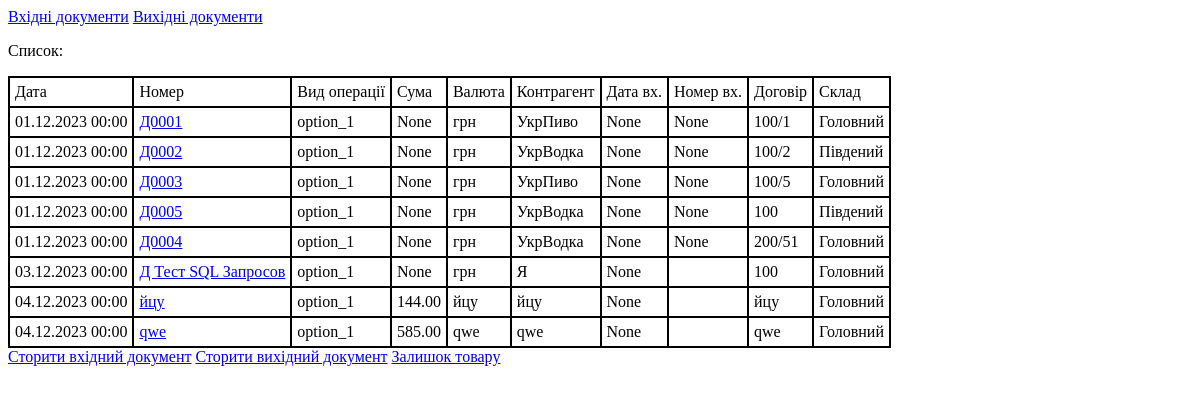
The app's page /, older data.
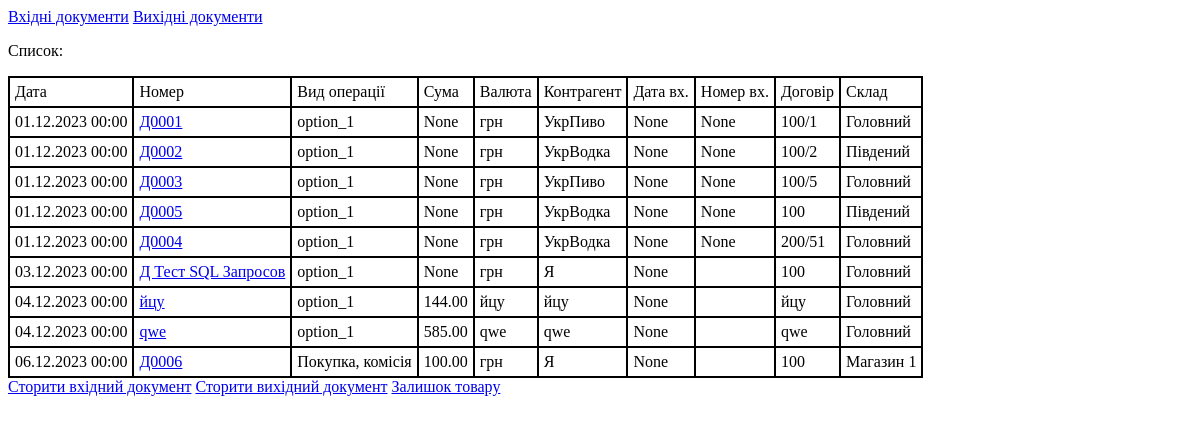
The same page, newer data.
### product_manager/models.py (models this page shows)
class DocumentInput(models.Model):
    date = models.DateTimeField()
    number = models.CharField(max_length=300)
    operation_options = [
        ('Покупка, комісія', 'Покупка, комісія'),
        ('Об\'єкти будівництва', 'Об\'єкти будівництва'),
        ('У переробку', 'У переробку'),
    ]
    operation = models.CharField(max_length=300, choices=operation_options)
    sum = models.DecimalField(max_digits=15, decimal_places=2, null=True)
    currency = models.CharField(max_length=300)
    contractor = models.CharField(max_length=300)
    entry_date = models.DateTimeField(null=True, blank=True)
    entry_number = models.CharField(max_length=300, null=True, blank=True)
    contract = models.CharField(max_length=300)
    storage = models.ForeignKey(Storage, on_delete=models.CASCADE, related_name='document_input', null=True)
    def __str__(self):
        return self.number

class Storage(models.Model):
    storage = models.CharField(max_length=300)
    def __str__(self):
        return self.storage

### product_manager/views.py (the view)
# urls.py: path('', views.DocumentInputListView.as_view, name='main'),
    @classonlymethod
    def as_view(cls, *args, **kwargs):
        self = cls(*args, **kwargs)
        return self.response(*args, **kwargs)

### product_manager/views.py (called while the page is built)
    def response(self, *args, **kwargs):
        self.ajax = self.request.headers.get('X-Requested-With') == 'XMLHttpRequest'
        print('request: ', self.request)
        print('template: ', self.template)
        print('result: ', self.result)
        if self.ajax:
            html_render = render(self.request, self.template, self.result)
            self._response_body = JsonResponse({'data': html_render.content.decode('utf-8')})
        else:
            self._response_body = render(self.request, self.template, self.result)
        return self._response_body

    def get_queryset(self, *args, **kwargs):
        if self.model._meta.__class__ == models.options.Options:  # проверка на соответсвие объекта модели django
            self.result[self.__list_name] = self.model.objects.all()
        else:
            raise TypeError(f"<{self.__class__.__name__}> must contain model")

### product_manager/templates/index.html (shortened to what this page needs)
<!DOCTYPE html>
<html>
    <head>
    </head>
    <body>
        <div class="main_container">
            <a href="{% url 'main' %}">Вхідні документи</a>
            <a href="{% url 'document-output' %}">Вихідні документи</a>
            <p>Список: </p>
                <table>
                    <tr>
                        <td>Дата</td>
                        <td>Номер</td>
                        <td>Вид операції</td>
                        <td>Сума</td>
                        <td>Валюта</td>
                        {% if document_type == 'input' %}
                            <td>Контрагент</td>
                            <td>Дата вх.</td>
                            <td>Номер вх.</td>
                            <td>Договір</td>
                        {% elif document_type == 'output' %}
                            <td>Організація.</td>
                            <td>Відповідальний</td>
                            <td>Договір</td>
                        {% endif %}
                        <td>Склад</td>
                    </tr>
                    {% for document in documents %}
                    <tr>
                        <td>{{ document.date|date:"d.m.Y H:i" }}</td>
                        {% if document_type == 'input' %}
                        <td><a href="{% url 'document_input_view' document.id %}">
                            {{ document.number }}</a>
                        </td>
                        {% elif document_type == 'output' %}
                        <td><a href="{% url 'document_output_view' document.id %}">
                            {{ document.number }}</a>
                        </td>
                        {% endif %}
                        <td>{{ document.operation }}</td>
                        <td>{{ document.sum }}</td>
                        <td>{{ document.currency }}</td>
                        {% if document_type == 'input' %}
                            <td>{{ document.contractor }}</td>
                            <td>{{ document.entry_date }}</td>
                            <td>{{ document.entry_number }}</td>
                            <td>{{ document.contract }}</td>
                        {% elif document_type == 'output' %}
                            <td>{{ document.organization }}</td>
                            <td>{{ document.contract }}</td>
                            <td>{{ document.accountable }}</td>
                        {% endif %}
                        <td>{{ document.storage }}</td>
                    </tr>
                    {% endfor %}
                </table>
            <a href="{% url 'create-document-input' %}">Сторити вхідний документ</a>
            <a href="{% url 'create-document-output' %}">Сторити вихідний документ</a>
            <a href="{% url 'products-balance' %}">Залишок товару</a>
        </div>
    </body>
    {% load static %}
</html>

Row changes from the older to the newer data that the page shows:
added DocumentInput: date "06.12.2023 00:00", number "Д0006", operation "Покупка, комісія", sum "100.00", currency "грн", contractor "Я", entry_date "None", contract "100", storage "Магазин 1"
